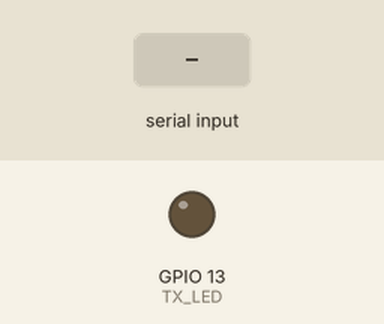
Recording of a sketch running on a simulated ESP32. On the bench: output pins drawn as LEDs (lit = HIGH). The test bench sets the inputs (shaded band). The modem accepts every AT command (registered, SIM ready, sends succeed) and sends nothing else; what the sketch prints to the serial monitor is not drawn.

Above: at 2.2 s.
2.3 s: "ACK\n" received over the second serial link
Timing chart, 0 to 5.3 s (numbered marks = the images above; inputs shaded):
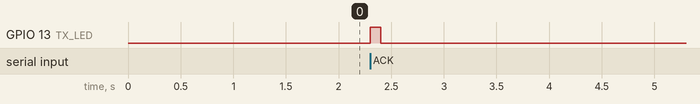

The sketch:

esp32_lora_tx.ino
```cpp
/* Send repeated LoRa messages to an address.
*/

#define loraUART Serial1
#define debugUART Serial

int TX_LED = 13;

//************************************************************************
//Send a message to the LoRa device and wait for a response
String sendReceive(String s){

  String loraMsg;

  //Send the command
  debugUART.println("Sending: " + s);
  loraUART.println(s);

  //Read reply
  while (!loraUART.available()) {
    delay(10);
  }
  loraMsg = loraUART.readStringUntil('\n');

  debugUART.println("Received: " + loraMsg);
  return loraMsg;

}


//************************************************************************
void configureLoRa(){

  debugUART.println("Configuring LoRa...");

  debugUART.println("  Setting Address to: 6");
  sendReceive("AT+ADDRESS=6");
  sendReceive("AT+ADDRESS?");

  debugUART.println("  Setting Network ID to: 7");
  sendReceive("AT+NETWORKID=7");
  sendReceive("AT+NETWORKID?");

  debugUART.println("  Setting Band to: 915000000");
  sendReceive("AT+BAND=915000000");
  sendReceive("AT+BAND?");

  debugUART.println("  Setting Modulation Parameters to: 10,7,1,7");
  sendReceive("AT+PARAMETER=10,7,1,7"); //+config.loraSF+","+config.loraBW+","+config.loraCR+","+config.loraPreamble);
  sendReceive("AT+PARAMETER?");

}


void setup() {

  pinMode(TX_LED, OUTPUT);

  loraUART.begin(115200, SERIAL_8N1, 25,33);
  debugUART.begin(115200);
  delay(1000);

  debugUART.println();
  debugUART.println("**********************");
  debugUART.println("TX (TRANSMIT) MODULE ");
  debugUART.println("Version 0.9.2 ");
  debugUART.println("**********************");

  configureLoRa();

}

// Sends a message to another LoRa module and listens for an ACK reply.
bool sendReceiveLoRa(String msg){
  long timeout = 3000;
  long t2,t1;

  t1 = millis();
  t2 = t1;

  bool replyPending = true;

  //Send the message... Base Stations Default to an address of 1.
  String reyaxMsg = "AT+SEND=0,"+String(msg.length())+","+msg;
  debugUART.print("Sending LoRa Message: ");
  debugUART.println(reyaxMsg);
  loraUART.println(reyaxMsg);

  //wait for ACK or timeout
  while ((replyPending == true) && ((t2-t1)<timeout)){
    t2=millis();
    if (loraUART.available()) {
      String inString = loraUART.readStringUntil('\n');
      if (replyPending) {
        if (inString.indexOf("ACK")>=0){
          replyPending = false;
          debugUART.println("ACK Received: " + inString);

          // Blinky!
          digitalWrite(TX_LED, HIGH);
          delay(100);
          digitalWrite(TX_LED, LOW);

          return true;

        }
      }
    }
  }

  if((t2-t1)>= timeout){
    debugUART.println("Timeout!");
    return false;
  }

}


long count = 0;
bool txActive = true;

void loop() {

  if (loraUART.available()) {
    String inString = loraUART.readStringUntil('\n');
    debugUART.println(inString);
  }

  if (debugUART.available()) {
    String inString = debugUART.readStringUntil('\n');
    inString.trim();

    if (!txActive){
        loraUART.println(inString);
    }
    if (inString.indexOf("PAUSE")>=0) {
      debugUART.println("Pausing TX...");
      txActive = false;
    }
    if (inString.indexOf("GO")>=0) {
      debugUART.println("Resuming TX...");
      txActive = true;
    }
  }

  if (txActive){
    String strCount(count);
    debugUART.println(strCount);
    while (!sendReceiveLoRa(strCount)){}
    //delay(2000);
    count++;
  }


}
```

Measured:
- after the input at 2.3 s, GPIO 13 (TX_LED): LOW → HIGH at once, → LOW 0.10 s later
